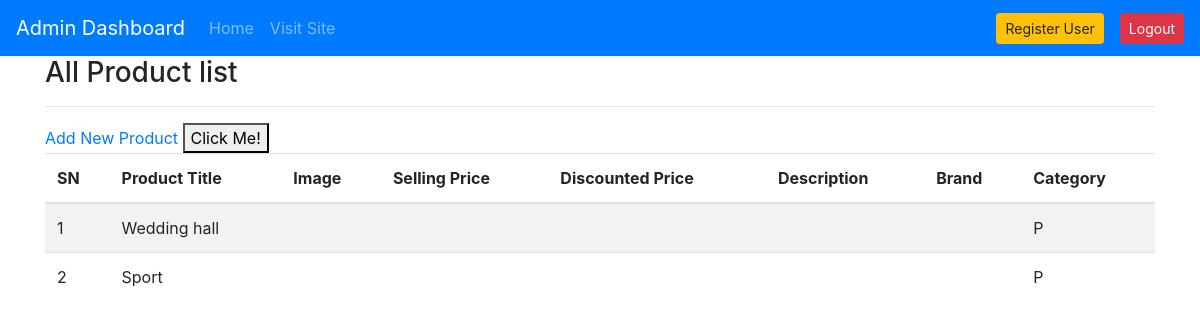
The app's page /admin-product/list/ (signed in), older data.
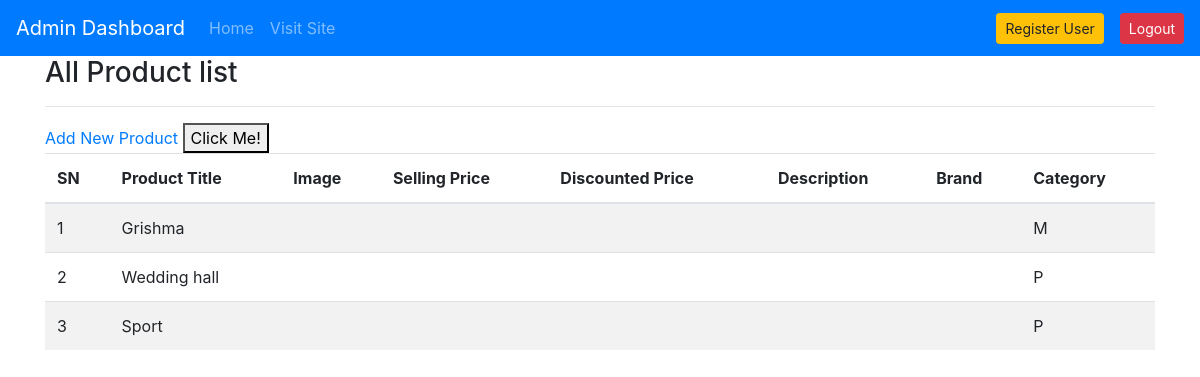
The same page, newer data.
### products/models.py (models this page shows, shortened)
class Product(models.Model):
    title = models.CharField(max_length=100)
    Price = models.FloatField()
    Selling_Price= models.FloatField()
    Description = models.TextField()
    Manufacturer = models.CharField(max_length=100)
    category = models.CharField(choices=PASAL_CHOICES, max_length=2)
    Image = models.ImageField(upload_to='productimg')

### products/views.py (the view)
# urls.py: path("admin-product/list/", views.AdminProductListView.as_view(),
@method_decorator(admin_only , name='dispatch')
class AdminProductListView(ListView):
    template_name = "admins/adminproductlist.html"
    queryset = Product.objects.all().order_by("-id")
    context_object_name = "allproducts"

### products/auth.py (called while the page is built)
def admin_only(view_function):
    def wrapper_function(request, *args, **kwargs):
        if request.user.is_staff:
            return view_function(request, *args, **kwargs)
        else:
            return redirect('/')
    return wrapper_function

### admins/templates/admins/adminproductlist.html (shortened to what this page needs)
{% extends 'layout-admin.html' %}
{% load static %}
{% block content %}
<div class="container">
    <div class="row">
        <div class="col-md-12">
            <h3>All Product list</h3><hr>
            <a href="{% url 'adminproductcreate' %}">Add New Product</a>
            <table class="table table-striped">
                <thead>
                    <tr>
                        <th>SN</th>
                        <th>Product Title</th>
                        <th>Image</th>
                        <th> Selling Price</th>
                        <th> Discounted Price</th>
                        <th>Description</th>
                        <th>Brand</th>
                        <th>Category</th>
                        <button type="button">Click Me!</button>
                    </tr>
                </thead>
                <tbody>
                    {% for p in allproducts %}
                    <tr>
                        <td>{{forloop.counter}}</td>
                        <td>{{p.title}}</td>
                        <td><img src="{{p.product_image.url}}" style="height: 60px;" alt=""></td>
                        <td>{{p.selling_price}}</td>
                        <td>{{p.discounted_price}}</td>
                        <td>{{p.description}}</td>
                        <td>{{p.brand}}</td>
                        <td>{{p.category}}</td>
                    </tr>
                    {% endfor %}
                </tbody>
            </table>
        </div>
    </div>
</div>
{% endblock %}

Row changes from the older to the newer data that the page shows:
added Product: title "Grishma", category "M"
